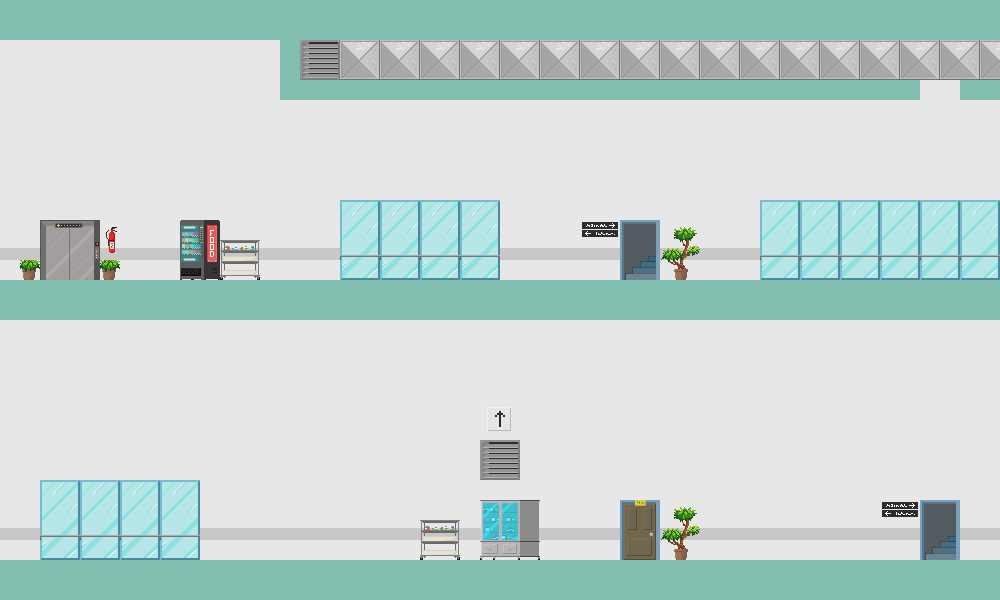

Below is a game level as drawn by its tile map, then a one-line description and the .tmx that defines it (tile-layer data replaced by summaries):
An orthogonal 50x30 tile map with 20x20 px tiles, 5 tile layers (bg, bg2, Tile Layer 1, decor back, ...), 2 tilesets.

<map version="1.0" orientation="orthogonal" width="50" height="30" tilewidth="20" tileheight="20">
 <tileset firstgid="1" name="tiles" tilewidth="20" tileheight="20">
  <image source="../tiles.png" width="100" height="100" />
 </tileset>
 <tileset firstgid="26" name="tileset" tilewidth="20" tileheight="20">
  <image source="../tileset.png" width="440" height="360" />
 </tileset>
 <layer name="bg" width="50" height="30">
  <data>[1500 cells, 1500 non-empty, 1 distinct tile ids]</data>
 </layer>
 <layer name="bg2" width="50" height="30">
  <data>[1500 cells, 100 non-empty, 1 distinct tile ids]</data>
 </layer>
 <layer name="Tile Layer 1" width="50" height="30">
  <data>[1500 cells, 394 non-empty, 11 distinct tile ids]</data>
 </layer>
 <layer name="decor back" width="50" height="30">
  <data>[1500 cells, 562 non-empty, 70 distinct tile ids]</data>
 </layer>
 <layer name="decor front" width="50" height="30">
  <data>[1500 cells, 2 non-empty, 2 distinct tile ids]</data>
 </layer>
</map>
